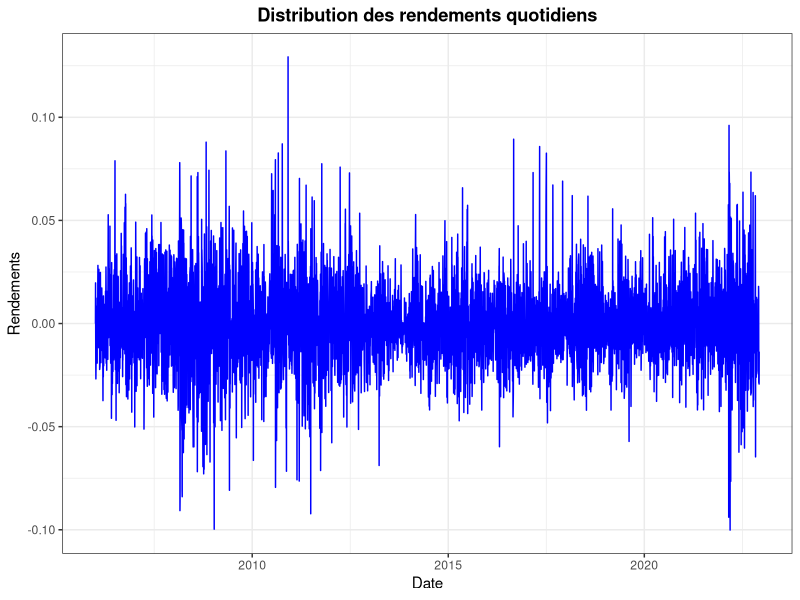
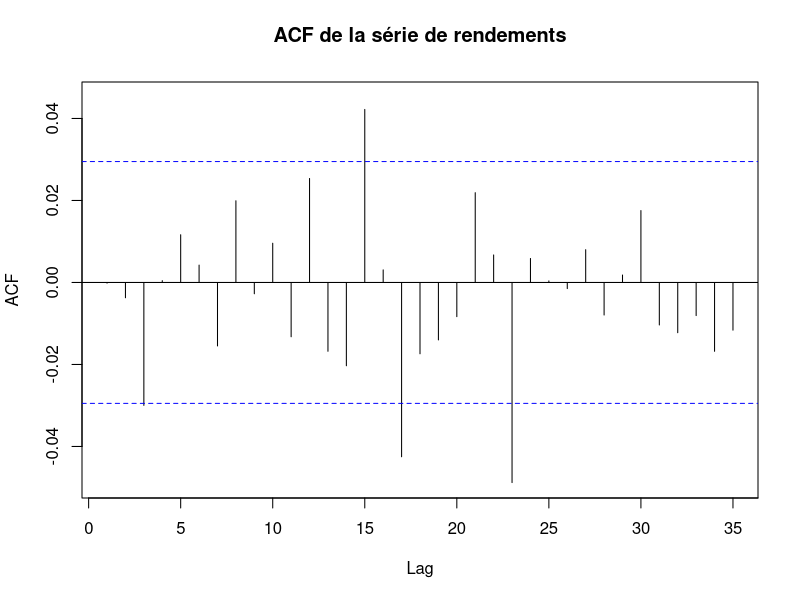
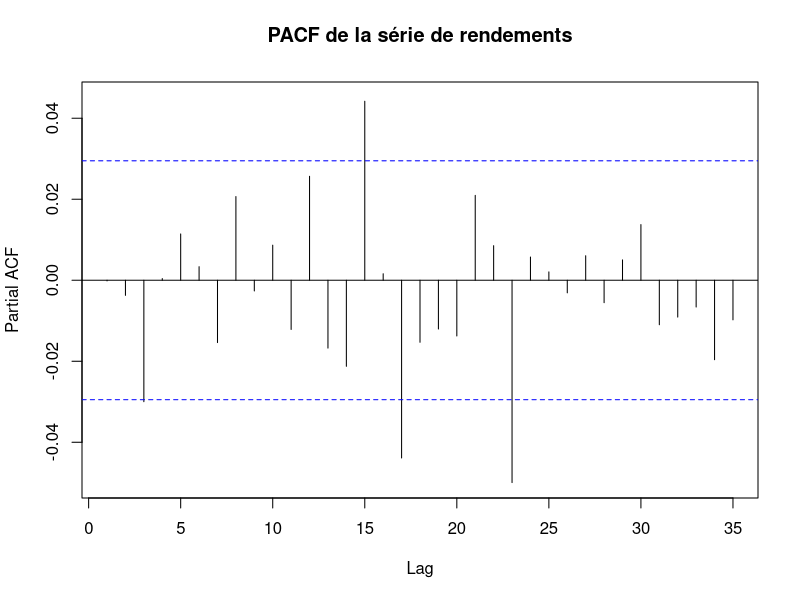
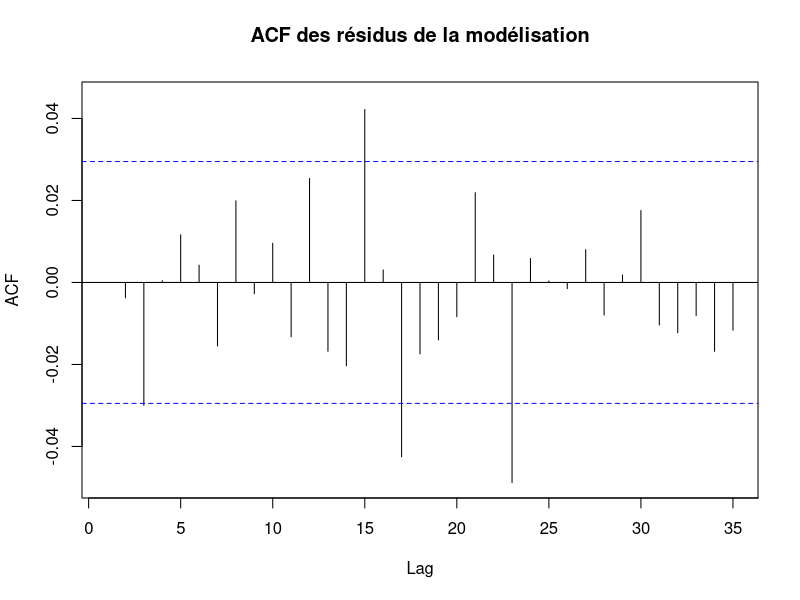
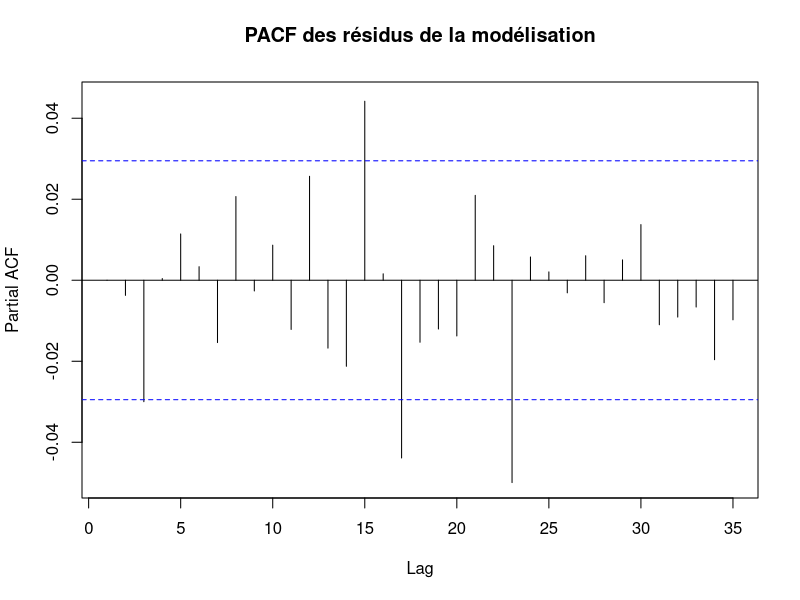
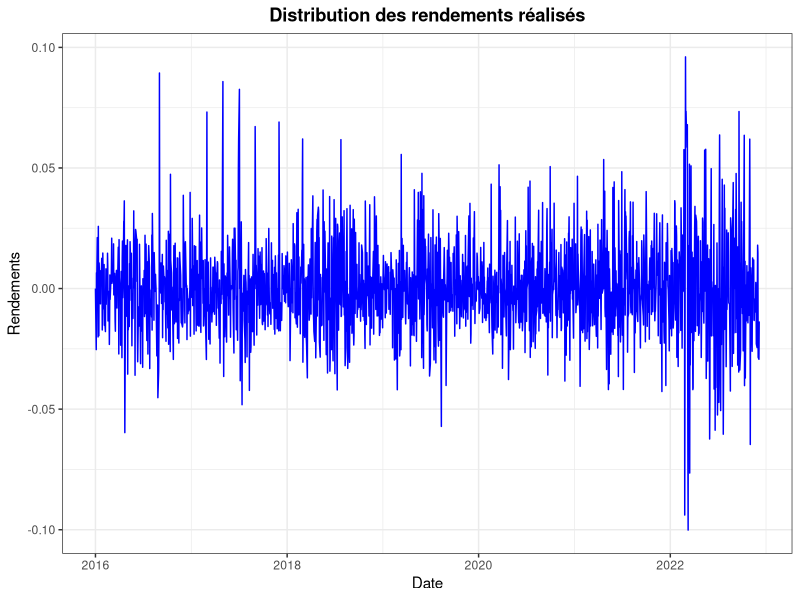
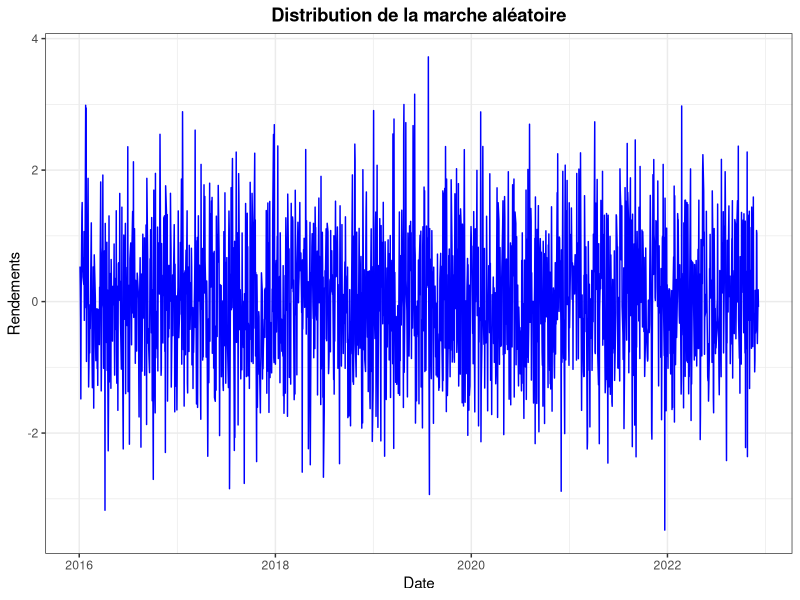
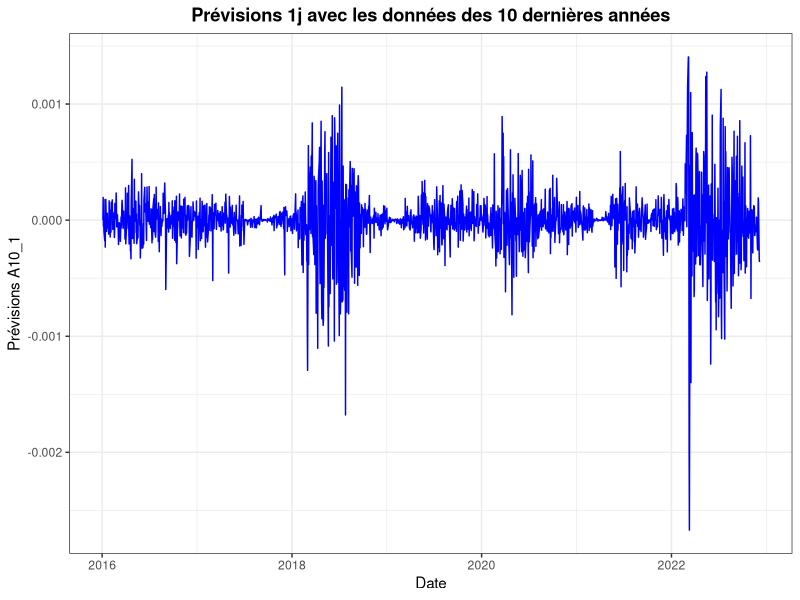

Write R code to recreate these figures, in order.
## ---- chunk 1
#| output: false

library(readxl)
library(tidyverse)
library(tseries)
library(forecast)
library(gridExtra)
library(lmtest)
library(sandwich)
## ---- chunk 2
rend_ble <- read_excel("data/wheat_futures_returns_2006_2022.xlsx")
## ---- chunk 3
rend_ble_ts <- ts(
  data = rend_ble$return,
  start = c(2006, 1, 2),
  frequency = 252
)
## ---- chunk 4
# Fonction pour afficher les graphiques

fonction_graph <- function(df, variable, titre_variable, titre_graph) {
  df |>
    ggplot() +
    aes(x = date, y = !!sym(variable)) +
    geom_line(color = "blue", size = 0.5, na.rm = TRUE) +
    labs(
      title = titre_graph,
      x = "Date",
      y = titre_variable
    ) +
    theme_bw() +
    theme(
      plot.title = element_text(hjust = 0.5, face = "bold")
    )
}
## ---- chunk 5
graph_rend_ble <- fonction_graph(
  rend_ble,
  "return",
  "Rendements",
  "Distribution des rendements quotidiens"
)

graph_rend_ble
## ---- chunk 6
adf.test(rend_ble_ts)
## ---- chunk 7
Acf(
  rend_ble_ts,
  main = "ACF de la série de rendements",
  lag.max = 35
)
Pacf(
  rend_ble_ts,
  main = "PACF de la série de rendements",
  lag.max = 35
)
## ---- chunk 8
modele_ar1 <- Arima(rend_ble_ts, order = c(1, 0, 0))
summary(modele_ar1)
## ---- chunk 9
Acf(
  modele_ar1$residuals,
  main = "ACF des résidus de la modélisation",
  lag.max = 35
)
Pacf(
  modele_ar1$residuals,
  main = "PACF des résidus de la modélisation",
  lag.max = 35
)
## ---- chunk 10
# Estimation sur 10 ans

date_debut_est_10 <- rend_ble[[1, 1]]
date_fin_est <- date_debut_est_10 + years(10)

nb_est_10 <- rend_ble |>
  filter(date >= date_debut_est_10 & date <= date_fin_est) |>
  nrow()
nb_est_10


# Estimation sur 3 ans

date_debut_est_3 <- date_fin_est - years(3)
# date_fin_est

nb_est_3 <- rend_ble |>
  filter(date >= date_debut_est_3 & date <= date_fin_est) |>
  nrow()
nb_est_3


# Prévision

date_debut_prev <- date_fin_est + days(1)
date_fin_prev <- rend_ble[[nrow(rend_ble), 1]]

nb_prev <- rend_ble |>
  filter(date >= date_debut_prev & date <= date_fin_prev) |>
  nrow()
nb_prev
## ---- chunk 11
set.seed(246)

T <- nb_prev + 1

# Initialisation du tableau de résultats

tableau_comparatif <- tibble(
  date = rep(NA_Date_, T),
  realisation = rep(NA_real_, T),
  marche_aleatoire = rep(NA_real_, T),
  phi1_10 = rep(NA_real_, T),
  phi1_3 = rep(NA_real_, T),
  A10_1 = rep(NA_real_, T),
  A3_1 = rep(NA_real_, T),
  A10_5 = rep(NA_real_, T),
  A3_5 = rep(NA_real_, T)
)


for (t in 1:T) {
  derniere_est <- nb_est_10 + t - 1
  date_t <- rend_ble$date[derniere_est]
  realisation_t <- rend_ble$return[derniere_est]

  # Valeurs par défaut (NA)
  marche_aleatoire <-
    A10_1 <-
    A3_1 <-
    A10_5 <-
    A3_5 <-
    phi1_10 <-
    phi1_3 <-
    NA

  # Yt utilisé pour les prévisions à 1 jour
  if (t >= 2) {
    realisation_1j <- rend_ble$return[derniere_est - 1]

    epsilon <- rnorm(1, mean = 0, sd = 1)

    marche_aleatoire <- realisation_1j + epsilon

    # Coefficients AR(1)
    phi1_10 <- coef(
      Arima(
        rend_ble$return[t:derniere_est],
        order = c(1, 0, 0)
      )
    )[1]

    phi1_3 <- coef(
      Arima(
        rend_ble$return[(derniere_est - nb_est_3):derniere_est],
        order = c(1, 0, 0)
      )
    )[1]

    # Prévision à 1 jour
    A10_1 <- phi1_10 * realisation_1j
    A3_1 <- phi1_3 * realisation_1j
  }


  # Yt utilisé pour les prévisions à 5 jours
  if (t >= 6) {
    realisation_5j <- rend_ble$return[derniere_est - 5]
    A10_5 <- phi1_10^5 * realisation_5j
    A3_5 <- phi1_3^5 * realisation_5j
  }


  # Remplissage du tableau
  tableau_comparatif[t, ] <- list(
    date_t, realisation_t, marche_aleatoire,
    phi1_10, phi1_3, A10_1, A3_1, A10_5, A3_5
  )
}
## ---- chunk 12
# Paramètres
params <- list(
  list(
    "realisation",
    "Rendements",
    "Distribution des rendements réalisés"
  ),
  list(
    "marche_aleatoire",
    "Rendements",
    "Distribution de la marche aléatoire"
  ),
  list(
    "A10_1",
    "Prévisions A10_1",
    "Prévisions 1j avec les données des 10 dernières années"
  ),
  list(
    "A3_1",
    "Prévisions A3_1",
    "Prévisions 1j avec les données des 3 dernières années"
  ),
  list(
    "A10_5",
    "Prévisions A10_5",
    "Prévisions 5j avec les données des 10 dernières années"
  ),
  list(
    "A3_5",
    "Prévisions A3_5",
    "Prévisions 5j avec les données des 3 dernières années"
  )
)

# Affichage
walk(params, ~ {
  p <- fonction_graph(tableau_comparatif, .x[[1]], .x[[2]], .x[[3]])
  print(p)
})
## ---- chunk 13
fonction_mz <- function(y, prevision, nom_prevision) {
  # ------------------------------
  #            Modèle
  # ------------------------------

  modele <- lm(y ~ prevision) # régression
  resume <- summary(modele)


  # ------------------------------
  #            alpha
  # ------------------------------

  alpha_est <- resume$coefficients["(Intercept)", "Estimate"]

  alpha_pvalue <- resume$coefficients["(Intercept)", "Pr(>|t|)"]

  ## Vérification de l'hypothèse alpha = 0
  H0_alpha <- if (alpha_pvalue < 0.05) "rejetée" else "non rejetée"


  # ------------------------------
  #            beta
  # ------------------------------

  beta_est <- resume$coefficients["prevision", "Estimate"]
  beta_sd <- resume$coefficients["prevision", "Std. Error"]

  beta_tstat <- (beta_est - 1) / beta_sd # Statistique de test pour beta = 1

  ddl <- resume$df[2] # Degrés de liberté

  beta_pvalue <- 2 * pt(-abs(beta_tstat), ddl) # Test bilatérale

  ## Vérification de l'hypothèse beta = 1
  H0_beta <- if (beta_pvalue < 0.05) "rejetée" else "non rejetée"


  # ------------------------------
  #             Test
  # ------------------------------

  ## Vérification de l'hypothèse alpha = 0 et beta = 1

  H0 <- if (H0_alpha == "rejetée" | H0_beta == "rejetée") {
    "H0 rejetée"
  } else {
    "H0 non rejetée"
  }


  # ------------------------------
  #           Résultat
  # ------------------------------

  tableau_mz <- tibble(
    nom_prevision = nom_prevision,
    alpha = alpha_est,
    beta = beta_est,
    alpha_pvalue = alpha_pvalue,
    beta_pvalue = beta_pvalue,
    H0_alpha = H0_alpha,
    H0_beta = H0_beta,
    H0 = H0
  )

  return(tableau_mz)
}
## ---- chunk 14
# Modèle de référence : marche_aleatoire
nom_previsions <- c("marche_aleatoire", "A10_1", "A3_1", "A10_5", "A3_5")

resultat_mz <- map(nom_previsions, function(p) {
  fonction_mz(
    tableau_comparatif$realisation,
    tableau_comparatif[[p]],
    p
  )
}) |> bind_rows()

resultat_mz[, 1:5]
resultat_mz[, c(1, 6, 7, 8)]
## ---- chunk 15
# MSE
fonction_mse <- function(df, y, prevision) {
  mse <- (df[[y]] - df[[prevision]])^2
  return(mse)
}

# MAD
fonction_mad <- function(df, y, prevision) {
  mad <- abs(df[[y]] - df[[prevision]])
  return(mad)
}

# Quad-Quad
fonction_quad_quad <- function(df, y, prevision, alpha1, alpha2) {
  quad_quad <- alpha1 * (df[[y]] - df[[prevision]])^2 +
    alpha2 * ifelse(
      (df[[y]] - df[[prevision]]) < 0,
      (df[[y]] - df[[prevision]])^2,
      0
    )
  return(quad_quad)
}
## ---- chunk 16
# Liste des modèles de prévision
nom_previsions <- c("marche_aleatoire", "A10_1", "A3_1", "A10_5", "A3_5")

# Fonction
calculer_critere <- function(
    fonction_critere, previsions, alpha1 = NULL, alpha2 = NULL, nom = NULL) {
  resultat <- tableau_comparatif |>
    select(date) |>
    bind_cols(
      map(previsions, ~ {
        if (!is.null(alpha1) & !is.null(alpha2)) {
          fonction_critere(tableau_comparatif, "realisation", ., alpha1, alpha2)
        } else {
          fonction_critere(tableau_comparatif, "realisation", .)
        }
      }) |>
        set_names(previsions)
    )

  attr(resultat, "nom") <- nom # Utilisation du nom comme attribut

  return(resultat)
}


# MSE
mse <- calculer_critere(fonction_mse, nom_previsions, nom = "mse")
mse

# MAD
mad <- calculer_critere(fonction_mad, nom_previsions, nom = "mad")
mad

# Quad-Quad
quad_quad <- calculer_critere(
  fonction_quad_quad,
  nom_previsions,
  alpha1 = 1,
  alpha2 = 1,
  "quad_quad"
)
quad_quad
## ---- chunk 17
fonction_dm <- function(critere, modele_A, modele_B) {
  # Extraction des pertes
  perte_A <- critere[[modele_A]]
  perte_B <- critere[[modele_B]]

  # Calcul de delta (différence des pertes sans valeurs manquantes)
  delta <- na.omit(perte_A - perte_B)

  # Régression pour obtenir la statistique DM
  regression <- lm(delta ~ 1)

  # Estimation de la covariance des erreurs avec la procédure Newey-West
  lag_delta <- sqrt(length(delta))
  covariance_residus <- NeweyWest(regression, lag = lag_delta)

  # Calcul de la statistique de test DM
  sigma_carre_NW <- covariance_residus[1, 1]
  DM_stat <- mean(delta) / sqrt(sigma_carre_NW / length(delta))

  # Décision de rejet en fonction du test DM
  alpha <- 0.05
  valeur_critique <- qnorm(1 - alpha / 2)

  if (abs(DM_stat) > valeur_critique) {
    if (DM_stat < 0) {
      decision <- "H0 rejetée"
      meilleur_modele <- modele_A
    } else {
      decision <- "H0 rejetée"
      meilleur_modele <- modele_B
    }
  } else {
    decision <- "H0 non rejetée"
    meilleur_modele <- NA
  }


  # Résultat
  resultat <- tibble(
    critere = attr(critere, "nom"),
    modele_A = modele_A,
    modele_B = modele_B,
    DM_stat = DM_stat,
    decision = decision,
    meilleur_modele = meilleur_modele
  )

  return(resultat)
}
## ---- chunk 18
# Paramètres
criteres <- list(mse, mad, quad_quad)
modeles <- c("marche_aleatoire", "A10_1", "A3_1", "A10_5", "A3_5")

# fonction_dm à chaque combinaison de criteres et modeles
resultat_dm <- map(modeles, function(i) {
  map(modeles[modeles > i], function(j) {
    map(criteres, function(criteres) {
      fonction_dm(criteres, i, j)
    }) |> bind_rows()
  })
}) |> bind_rows()

print(resultat_dm, n = 30)
## ---- chunk 19
compte_meilleur_modele <- tibble(
  modele = modeles,
  nb_apparitions = map_int(modeles, ~ sum(resultat_dm$meilleur_modele == .x))
)

compte_meilleur_modele
